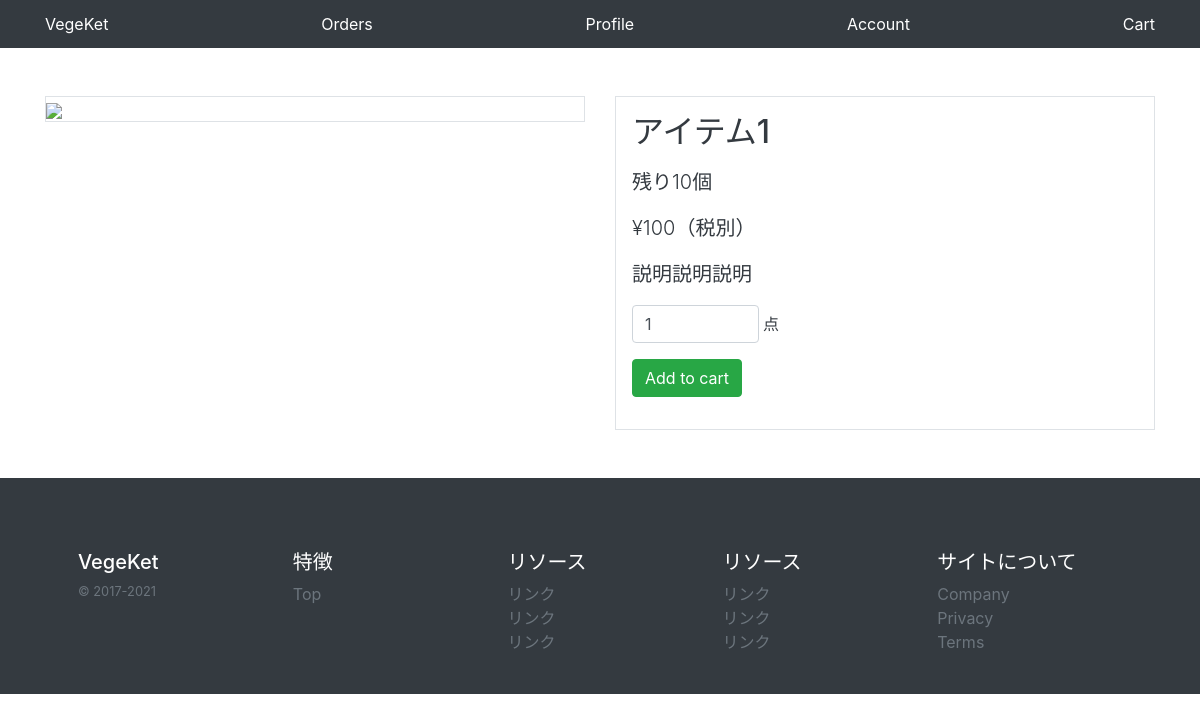
/items/7xot6XDi09y431MRxeiiMu/, run on the app's committed database.
### base/models/item_models.py (models this page shows, shortened)
class Item(models.Model):
    id = models.CharField(default=created_id, primary_key=True,max_length=22,editable=False)
    name = models.CharField(default='', max_length=50)
    price = models.PositiveIntegerField(default=0)
    stock = models.PositiveIntegerField(default=0)
    description = models.TextField(default='',blank=True)
    sold_count = models.PositiveIntegerField(default=0)
    is_published = models.BooleanField(default=False)
    created_at = models.DateTimeField(auto_now_add=True)
    updated_at = models.DateTimeField(auto_now=True)
    image = models.ImageField(default="", blank=True, upload_to=upload_image_to)
    category = models.ForeignKey(Category, on_delete=models.SET_NULL, null=True, blank=True)
    tags = models.ManyToManyField(Tag)

### base/views/item_views.py (the view)
# urls.py: path('items/<str:pk>/', views.ItemDetailView.as_view()),    # トップページ
class ItemDetailView(DetailView):
    model = Item
    template_name = 'pages/item.html'

### templates/pages/item.html (shortened to what this page needs)
    {% extends 'base.html' %}
    {% block main %}
    <div class="container">
      <div class="row my-5">
        <div class="col-12 col-lg-6">
          <div class="bg-white border overflow-hidden">
            <img src="/{{ object.image }}" width="100%">
          </div>
        </div>
        <div class="col-12 col-lg-6">
          <div class="border p-3 text-left text-dark overflow-hidden">
            <h2 class="display-5">{{object.name}}</h2>
            <p class="lead">残り{{object.stock}}個
            </p>
            <p class="lead">¥{{object.price}}（税別）</p>
            <p class="lead">{{object.description}}</p>
            <form action="/cart/add/" method="POST" class="">
              <p>
                <input type="number" class="form-control d-inline w-25" name="quantity" value="1" max="{{object.stock}}"> 点
              </p>
              <p>
                {% if object.stock == 0 %}
                <button type="submit" class="btn btn-warning" disabled>売り切れ</button>
                {% else %}
                <button type="submit" class="btn btn-success">Add to cart</button>
                {% endif %}
              </p>
            </form>
          </div>
        </div>
      </div>
    </div>
    {% endblock %}

### data on the page
Item: name "アイテム1", stock "10", price "100", description "説明説明説明"
